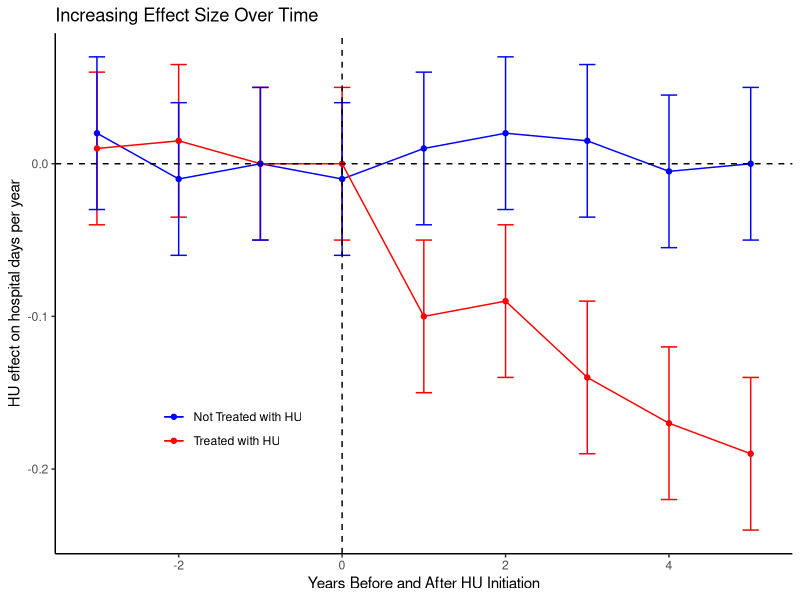
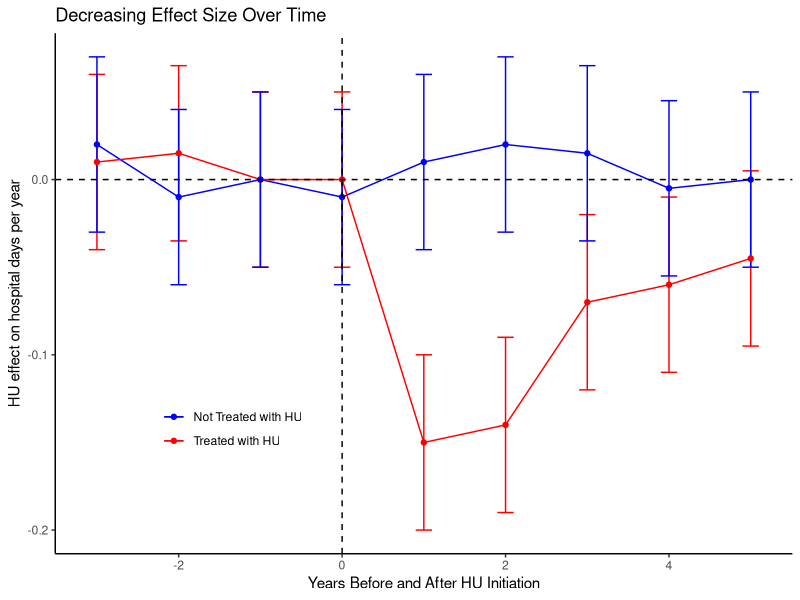

The R script that drew these images, in order:
## create representative graph #######

#####           Set the working directory where the original dataset is located
setwd("C:/Users/pegeorg/OneDrive - Emory University/Papers and Projects/K application/")
list.files()

rm(list = ls())


# Load necessary libraries
library(ggplot2)

# Create a data frame with time (years before and after HU initiation) and effect sizes
treated_effect_size = c(0.01, 0.015, 0, 0, -0.1, -0.09, -0.14, -0.17, -0.19)
untreated_effect_size = c(0.02, -0.01, 0, -0.01, 0.01, 0.02, 0.015, -0.005, 0)

data <- data.frame(
  time = rep(-3:5, 2),  # years before and after HU initiation
  effect_size = c(treated_effect_size, untreated_effect_size),  # effect sizes
  group = rep(c("Treated with HU", "Not Treated with HU"), each = 9),  # group indicator
  se = rep(c(0.05, 0.05), each = 9)  # standard errors
)

# Create the event study graph
ggplot(data, aes(x = time, y = effect_size, color = group)) +
  geom_errorbar(aes(ymin = effect_size - se, ymax = effect_size + se), width = 0.2) +
  geom_line() +
  geom_point() +
  geom_vline(xintercept = 0, linetype = "dashed") +
  geom_hline(yintercept = 0, linetype = "dashed") +
  labs(x = "Years Before and After HU Initiation", y = "HU effect on hospital days per year",
       title = "Increasing Effect Size Over Time") +
  theme_classic() +
  scale_color_manual(values = c("blue", "red"), name = NULL) + 
  theme(legend.position = c(0.24, 0.24)) +
  scale_y_continuous(breaks = c(0, -0.1, -0.2))


# Create a data frame with time (years before and after HU initiation) and effect sizes
treated_effect_size = c(0.01, 0.015, 0, 0, -0.15, -0.14, -0.07, -0.06, -0.045)
untreated_effect_size = c(0.02, -0.01, 0, -0.01, 0.01, 0.02, 0.015, -0.005, 0)

data <- data.frame(
  time = rep(-3:5, 2),  # years before and after HU initiation
  effect_size = c(treated_effect_size, untreated_effect_size),  # effect sizes
  group = rep(c("Treated with HU", "Not Treated with HU"), each = 9),  # group indicator
  se = rep(c(0.05, 0.05), each = 9)  # standard errors
)



ggplot(data, aes(x = time, y = effect_size, color = group)) +
  geom_errorbar(aes(ymin = effect_size - se, ymax = effect_size + se), width = 0.2) +
  geom_line() +
  geom_point() +
  geom_vline(xintercept = 0, linetype = "dashed") +
  geom_hline(yintercept = 0, linetype = "dashed") +
  labs(x = "Years Before and After HU Initiation", y = "HU effect on hospital days per year",
       title = "Decreasing Effect Size Over Time") +
  theme_classic() +
  scale_color_manual(values = c("blue", "red"), name = NULL) + 
  theme(legend.position = c(0.24, 0.24)) +
  scale_y_continuous(breaks = c(0, -0.1, -0.2))



